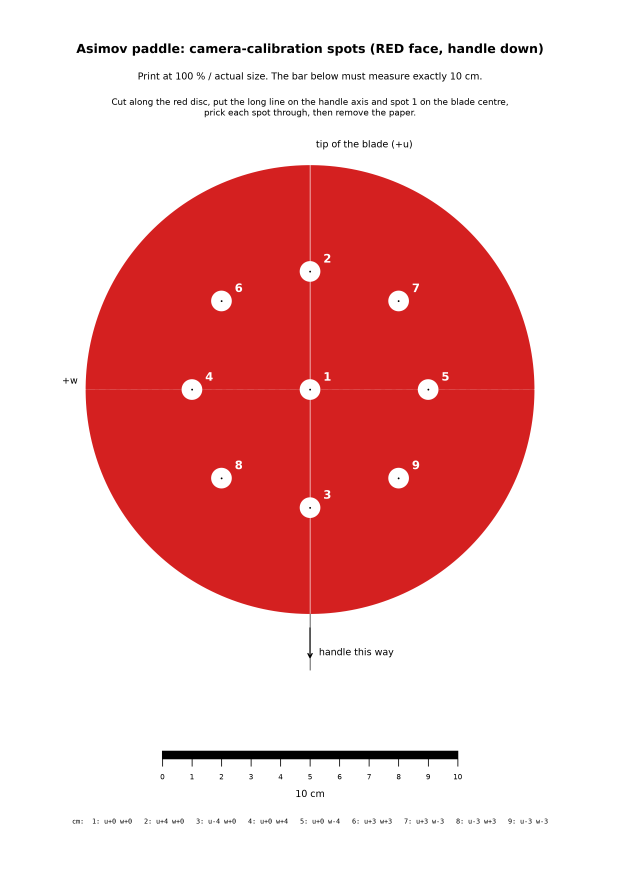
#> input picture albert/calibration_spots_A4.png, 2480 x 3507 px (shown at 1/4 size); its folder holds only this picture in this run
$ python -i ball_camera.py   (imports and definitions only)
#> lines starting #> are read from the running program, lines starting #| are printed output that depends on the picture; after the words box and inside, x2 and y2 are one past the last pixel; in counts of white or black regions, pixels touching at a corner belong together
#> further down, picture is the input picture: shape (3507, 2480, 3); mean B, G, R 188.3, 188.3, 239.5
"""Ball position on the blade from Albert's head camera.

detect()   the ball's colour (white by default) inside the red blade region of the image -> pixel centre and radius
CameraModel  pinhole camera fixed to neck_pitch_link: pose (6) + focal length, fitted by albert/calibrate_camera.py.
           A pixel becomes a ray, intersected with the plane of ball centres just above the blade, whose pose comes from forward
           kinematics of the arm. Result: ball (u, w) on the blade, in metres.
"""
from __future__ import annotations

import numpy as np
from scipy import ndimage
from scipy.optimize import least_squares
from scipy.spatial.transform import Rotation

from asimov_pp.model import BALL_R, BLADE_HT


# Ball colours. White (default): low saturation, bright. Orange: hue range, saturated. Tune on calibration_mask.png.
BALL_WHITE = dict(color="white", max_sat=0.30, min_val=0.50)
BALL_ORANGE = dict(color="orange", hue=(10.0, 40.0), min_sat=0.72, min_val=0.45)
RED_RUBBER = dict(hue_max=15.0, hue_min=330.0, min_sat=0.45, min_val=0.15)


def _hsv(rgb, step):
#> called with step = 2
    img = np.asarray(rgb)[::step, ::step, :3].astype(np.float32) / 255.0
    r, g, b = img[..., 0], img[..., 1], img[..., 2]
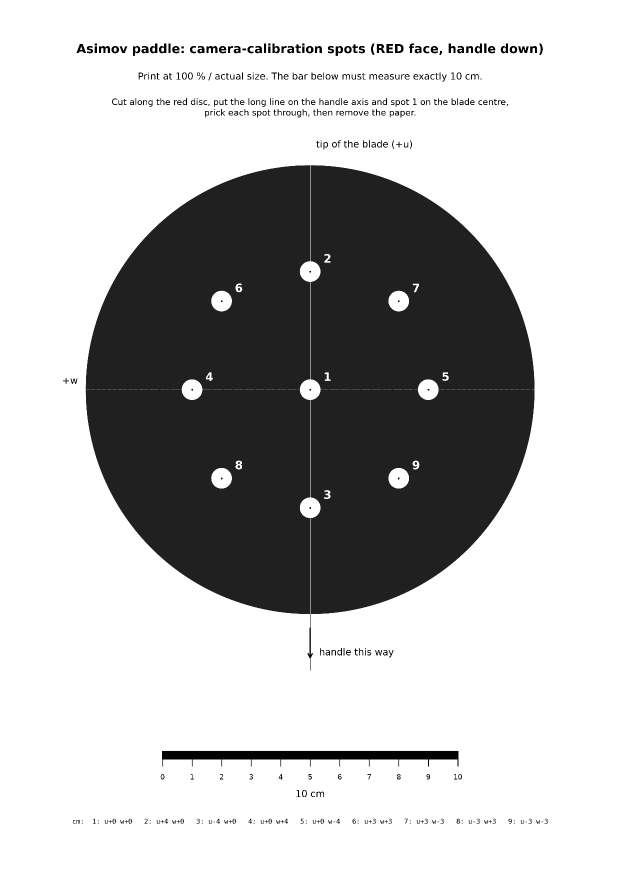
#> r: shape (1754, 1240) float32 (shown at 1/2 size); min 0, max 1, mean 0.739
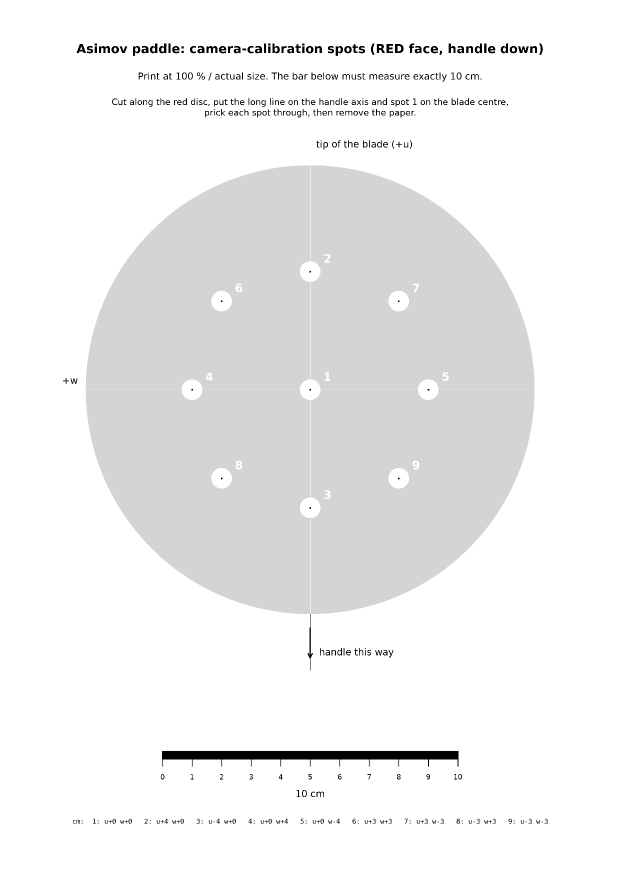
#> b: shape (1754, 1240) float32 (shown at 1/2 size); min 0, max 1, mean 0.939
    mx, mn = img.max(-1), img.min(-1)
    c = np.maximum(mx - mn, 1e-6)
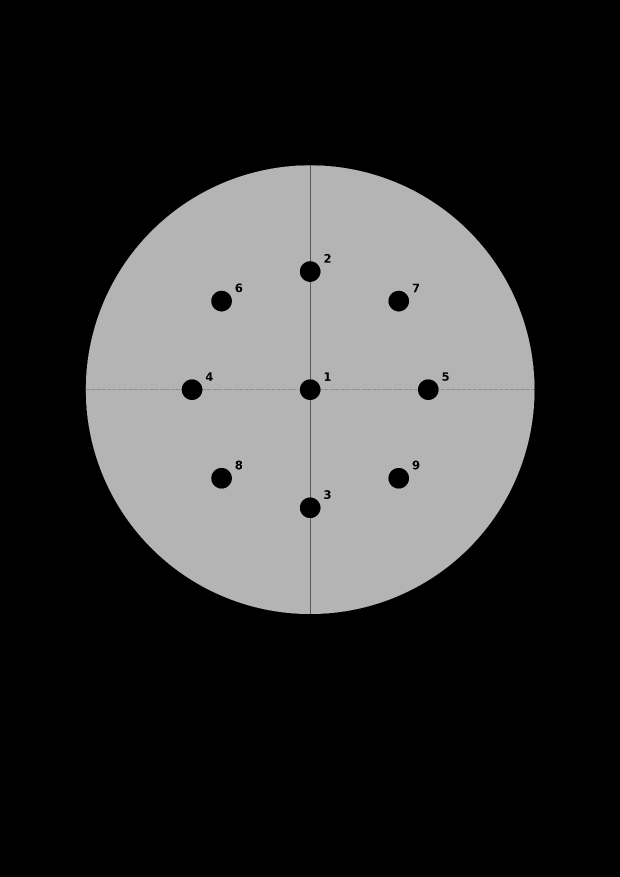
#> c: shape (1754, 1240) float32 (shown at 1/2 size); min 1e-06, max 0.706, mean 0.201
    sat = np.where(mx > 0, (mx - mn) / np.maximum(mx, 1e-6), 0)
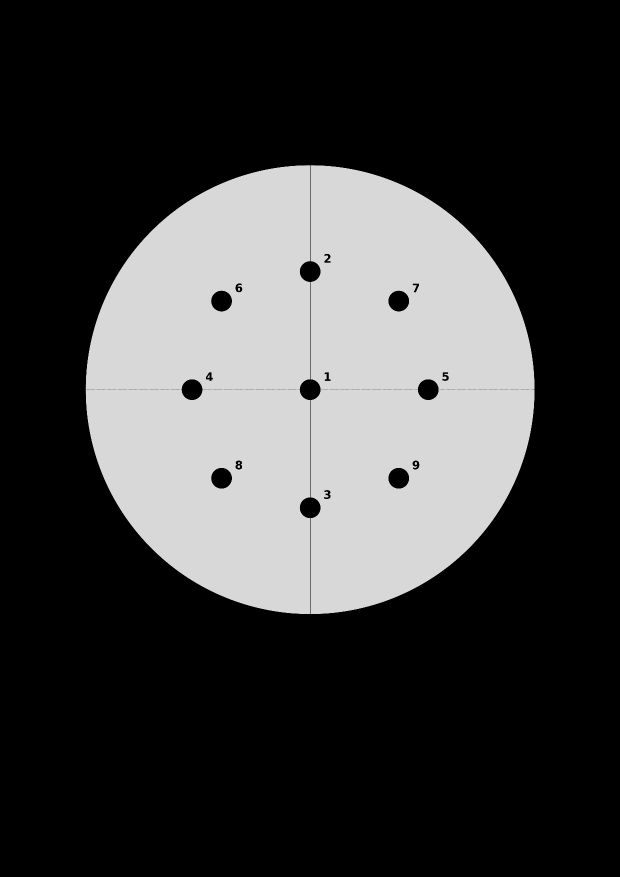
#> sat: shape (1754, 1240) float32 (shown at 1/2 size); min 0, max 0.849, mean 0.241
    h = np.where(mx == r, (60 * (g - b) / c) % 360, np.where(mx == g, 60 * (b - r) / c + 120, 60 * (r - g) / c + 240))
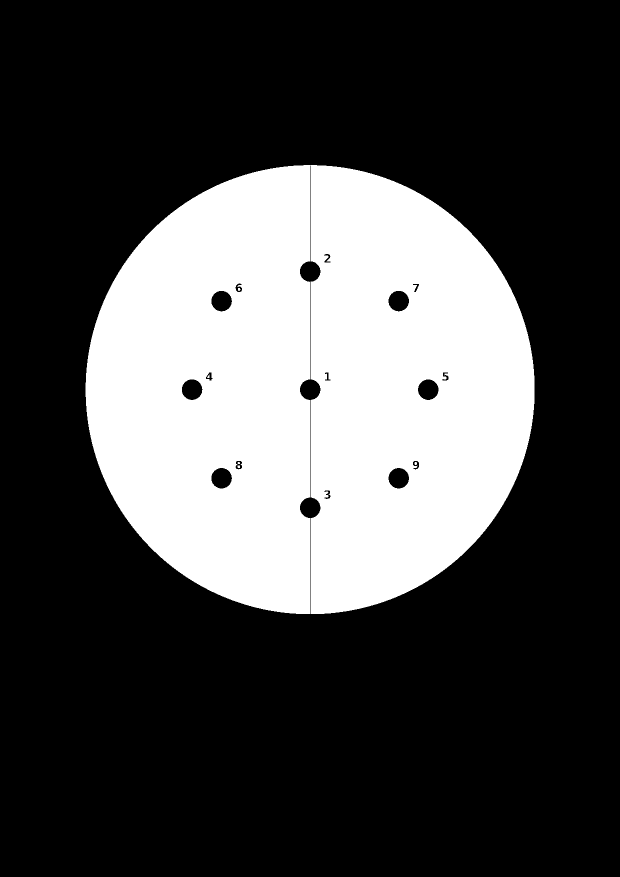
#> h: shape (1754, 1240) float32 (shown at 1/2 size); values 0 (black) and 240 (white), 28.5% white; 6 white regions (1 under 20 px), largest, box (x1, y1, x2, y2) and area: (171, 330, 1069, 1228) 620072, (829, 924, 834, 930) 26, (476, 576, 481, 582) 24, (475, 931, 480, 936) 24, (414, 749, 419, 756) 21
    return h, sat, mx


def masks(rgb, ball=BALL_WHITE, step=2):
    """(blade region, ball-colour mask) at 1/step resolution. The blade region is the largest red-rubber blob, closed, with
    its holes filled (the ball itself makes one) and grown by about a ball radius (the ball's top can stick out of it)."""
    h, sat, val = _hsv(rgb, step)
    red = ((h <= RED_RUBBER["hue_max"]) | (h >= RED_RUBBER["hue_min"])) & (sat >= RED_RUBBER["min_sat"]) & (val >= RED_RUBBER["min_val"])
#> red: shape (1754, 1240) bool; every value is 0
    if ball["color"] == "white":
        col = (sat <= ball["max_sat"]) & (val >= ball["min_val"])
#> col: shape (1754, 1240) bool; 70.3% white; 396 black regions (92 under 20 px), largest, box (x1, y1, x2, y2) and area: (171, 330, 1069, 1341) 618995, (324, 1502, 917, 1533) 10263, (790, 88, 807, 106) 209
    else:
        col = (h >= ball["hue"][0]) & (h <= ball["hue"][1]) & (sat >= ball["min_sat"]) & (val >= ball["min_val"])
    masks.red = red  # kept for detect(): is a candidate surrounded by red rubber?
    masks.val = val  # and its brightness, to split a ball merged with a bright background
    lab, n = ndimage.label(red)
#> lab: shape (1754, 1240) int32; every value is 0
#> n = 0
    if n == 0:
        return np.zeros_like(red), col, np.zeros_like(red)
    k = int(np.argmax(ndimage.sum(red, lab, range(1, n + 1)))) + 1
    blade = ndimage.binary_closing(lab == k, iterations=3)
    blade = ndimage.binary_fill_holes(blade)
    ys, xs = np.nonzero(blade)
    if len(xs) == 0:  # no red blade in view
        return np.zeros_like(red), col, np.zeros_like(red)
    grow = max(2, int(0.15 * (xs.max() - xs.min() + 1)))  # ~ a ball radius (ball 40 mm, blade ~150 mm)
    core = ndimage.binary_dilation(blade, iterations=2)  # the blade itself (+2 px): where the ball touches it
    return ndimage.binary_dilation(blade, iterations=grow), col, core


# [34 lines left out: functions _otsu, _ball_like, not called in this run]


def detect(rgb, ball=BALL_WHITE, min_area=12, step=2, min_red_ring=0.35, r_px=None, expect=None, gate_px=None):
    """The ball on the paddle: a round blob of the ball's colour inside the blade region of the image (keep anything else white,
    a screen, a sheet of paper, out of the area right around the paddle).
    Returns (x, y, radius) in full-resolution pixels, or None. Searching only on the red blade keeps Albert's white shell,
    the hand and the background out; small specular highlights on the rubber are rejected by size and shape.
    A blob that fails because the ball merged with a bright background behind the blade's edge (a lamp, a neon sign:
    2026-11-20 M3) is split by brightness and its parts tested again.
    Optional hints from the robot: r_px, the ball's expected radius in pixels where the blade is (camera model); expect, the
    pixel where the predictor expects the ball: then the ball-like blob nearest to it (within gate_px) wins, not the largest."""
    if np.asarray(rgb).size == 0:
        return None
    found = _detect(rgb, ball, min_area, step, min_red_ring, r_px)
    if not found and r_px is not None and ball.get("color") == "white" and ball.get("min_val", 0.5) > 0.4:
        # nothing at the usual brightness: the camera darkens the whole image when a bright light is in view (a neon sign:
        # the ball at value 0.45-0.5, 2026-11-22 G3_v3_3, 18 -> 57 % of frames detected); try again a bit darker, only
        # when the ball's size is known and with a tighter size window (darker, pale patches of the handle pass otherwise)
        found = _detect(rgb, dict(ball, min_val=ball.get("min_val", 0.5) - 0.12), min_area, step, min_red_ring, r_px,
                        size_lim=(0.6, 1.5))
    if not found:
        return None
    if expect is not None:
        gate = gate_px if gate_px is not None else (3.0 * r_px if r_px else 60.0)
        dist = [np.hypot(f[0] - expect[0], f[1] - expect[1]) for f in found]
        if min(dist) <= gate:
            return found[int(np.argmin(dist))][:3]
    return max(found, key=lambda f: f[3])[:3]


def _detect(rgb, ball, min_area, step, min_red_ring, r_px, size_lim=(0.5, 1.7)):
    """The ball-like blobs (x, y, radius, area) at these colour thresholds."""
    blade, col, core = masks(rgb, ball, step)
    cand = ndimage.binary_opening(col & blade)
    lab, n = ndimage.label(cand)
#> n = 0
    found = []
    for k, sl in enumerate(ndimage.find_objects(lab), start=1):
        pix = np.zeros_like(cand); pix[sl] = lab[sl] == k
        hit = _ball_like(pix, step, min_area, min_red_ring, r_px, size_lim)
        if hit is not None:
            found.append(hit)
            continue
        v = masks.val[pix]
        if len(v) * step**2 < 4 * min_area or v.max() - v.min() < 0.2:
            continue
        thr = _otsu(v)
        if v[v >= thr].mean() - v[v < thr].mean() < 0.15:
            continue  # one brightness: nothing to split
        for part in (pix & (masks.val < thr), pix & (masks.val >= thr)):
            plab, pn = ndimage.label(ndimage.binary_opening(part))
            for j, psl in enumerate(ndimage.find_objects(plab), start=1):
                q = np.zeros_like(cand); q[psl] = plab[psl] == j
                hit = _ball_like(q, step, min_area, min_red_ring, r_px, size_lim)
                if hit is not None:
                    found.append(hit)
#> this loop made 0 passes
#> after the loop, found = []
    return found


# [39 lines left out: functions debug_image, lens_for, distort, undistort, not called in this run]


class CameraModel:
    """Camera rigidly attached to neck_pitch_link. Camera axes (OpenCV): x right, y down, z forward.
    params: pose in the head (rotation vector, translation) and a focal length. Without a lens calibration it is a pinhole
    with its centre in the middle of the image and that focal length (fitted with the pose by calibrate_camera.py). With one
    (`lens`, from calibrate_lens.py, stored in the camera calibration it was used for): the lens's focal lengths, centre and
    distortion, and only the pose is fitted."""

    # [10 lines left out: function __init__, not called in this run]

    def _cam(self, p=None):
        p = self.p if p is None else p
        return Rotation.from_rotvec(p[:3]).as_matrix(), p[3:6], p[6]  # R head<-cam, t in head, focal (px)

    # [72 lines left out: functions _intr, project, ray, ball_on_blade, fit, not called in this run]

    def to_json(self):
        return dict(width=self.w, height=self.h, params=self.p.tolist(), **({"lens": self.lens} if self.lens else {}))

    @classmethod
    def from_json(cls, j):
        return cls(j["width"], j["height"], j["params"], lens=j.get("lens"))


# [51 lines left out: functions blade_roi, detect_roi, ball_on_blade_cov, not called in this run]

>>> import cv2
>>> picture = cv2.imread('calibration_spots_A4.png')
>>> result = detect(picture)
#> result = None
